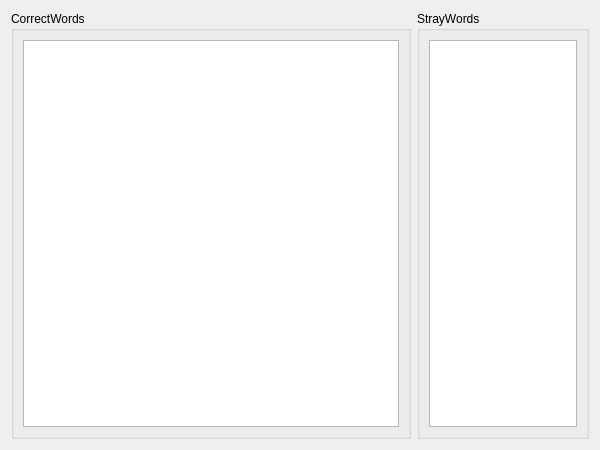
<?xml version="1.0" encoding="UTF-8"?>
<ui version="4.0">
 <class>inputSpellingCheck</class>
 <widget class="QDialog" name="inputSpellingCheck">
  <property name="geometry">
   <rect>
    <x>0</x>
    <y>0</y>
    <width>600</width>
    <height>450</height>
   </rect>
  </property>
  <property name="minimumSize">
   <size>
    <width>600</width>
    <height>450</height>
   </size>
  </property>
  <property name="windowTitle">
   <string>Dialog</string>
  </property>
  <layout class="QHBoxLayout" name="horizontalLayout">
   <item>
    <widget class="QGroupBox" name="groupBox">
     <property name="minimumSize">
      <size>
       <width>400</width>
       <height>0</height>
      </size>
     </property>
     <property name="title">
      <string>CorrectWords</string>
     </property>
     <layout class="QVBoxLayout" name="verticalLayout">
      <item>
       <widget class="QPlainTextEdit" name="Output_SpellingCheck_TextEdit"/>
      </item>
     </layout>
    </widget>
   </item>
   <item>
    <widget class="QGroupBox" name="groupBox_2">
     <property name="title">
      <string>StrayWords</string>
     </property>
     <layout class="QVBoxLayout" name="verticalLayout_2">
      <item>
       <widget class="QPlainTextEdit" name="Output_StrayWords_TextEdit"/>
      </item>
     </layout>
    </widget>
   </item>
  </layout>
 </widget>
 <resources/>
 <connections/>
</ui>
